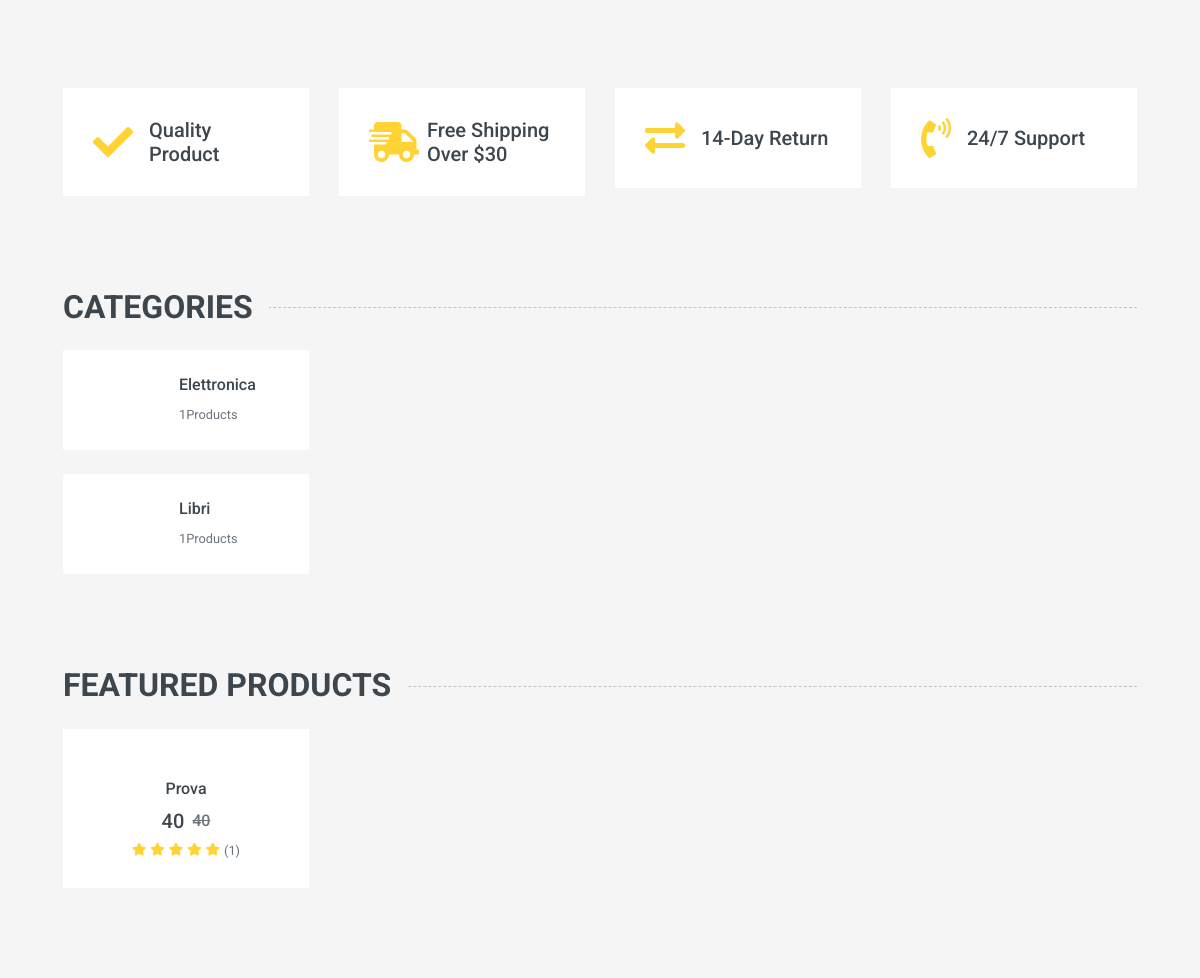
The page /ecom/index.php?cat=1 (middle part) on the database as committed earlier.
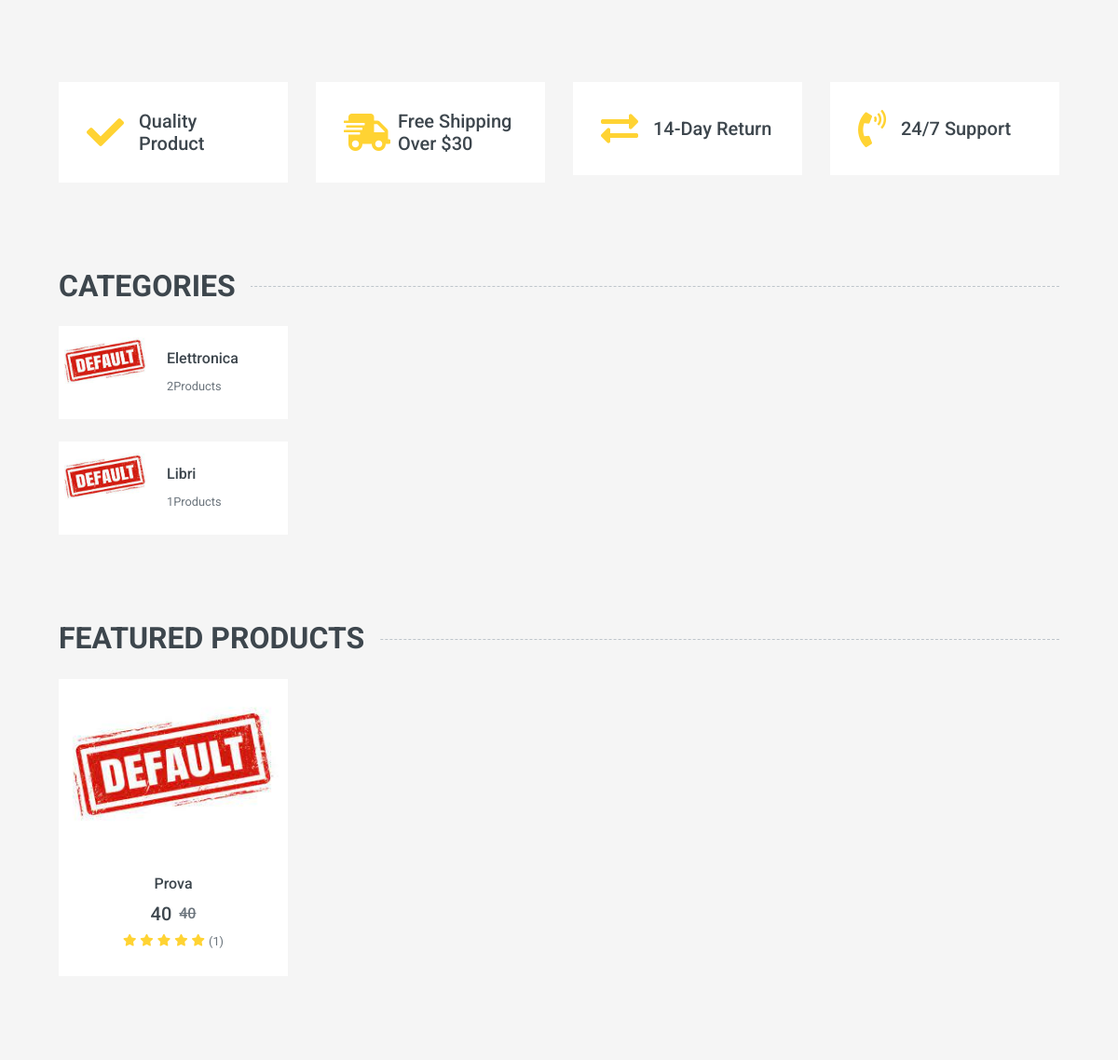
The same page on the database as committed later.
### tables this page shows
CREATE TABLE `categoria` (
  `id` int(11) NOT NULL,
  `tipo` varchar(16) NOT NULL,
  `img` varchar(64) DEFAULT 'default.png'
);

CREATE TABLE `prodotti` (
  `id` int(11) NOT NULL,
  `nome` varchar(16) NOT NULL,
  `des` text NOT NULL,
  `quant` int(11) NOT NULL,
  `prezzo` int(11) NOT NULL,
  `idCat` int(11) NOT NULL,
  `sconto` int(11) DEFAULT NULL,
  `img` varchar(64) NOT NULL DEFAULT 'default.png'
);

### ecom/DatabaseClassSingleton.php (called while the page is built, shortened)
<?php
class DatabaseClassSingleton
{
    private $_connection;
    private static $_instance;
    private  $dbhost = "localhost";
    private  $username = "root";
    private  $password = "";
    private  $dbname = "ecommerce";
    public static function getInstance()
    {
        if (!self::$_instance) {
            self::$_instance = new self();
        }
        return self::$_instance;
    }
    private function __construct()
    {
        try {
            $this->_connection = new mysqli($this->dbhost, $this->username,  $this->password, $this->dbname);
        } catch (Exception $e) {
            if (mysqli_connect_error()) {
                echo "Failed to conencto to MySQL: " . mysqli_connect_error() . E_USER_ERROR;
            }
        }
    }
    public function Select($query = "", $params = [])
    {
        try {
            $stmt = $this->executeStatement($query, $params);
            $result = $stmt->get_result()->fetch_all(MYSQLI_ASSOC);
            return $result;
        } catch (Exception $e) {
            throw new Exception($e->getMessage());
        }
        return false;
    }
    private function executeStatement($query = "", $params = [])
    {
        try {
            $stmt = $this->_connection->prepare($query);
            $stmt->execute();
            return $stmt;
        } catch (Exception $e) {
            throw new Exception($e->getMessage());
        }
    }
}

### ecom/home/getProd.php (the view, shortened to what this page needs)
<?php
$w = '1';
if(isset($_SESSION['cat']))
    $w = 'id=' . $_SESSION['cat'];
$result = DatabaseClassSingleton::getInstance()->Select("Select * from prodotti where " . $w);
    foreach ($result as $row) {
    include "review/countRev.php";
    $s = '
    <div class="col-lg-3 col-md-4 col-sm-6 pb-1">
                    <div class="product-item bg-light mb-4">
                        <div class="product-img position-relative overflow-hidden">
                            <img class="img-fluid w-100" src="img/'. $row["img"] .'" alt="">
                            <div class="product-action">
                                <a class="btn btn-outline-dark btn-square" href="carrello/addCarr.php?id=' . $row["id"] . '"><i class="fa fa-shopping-cart"></i></a>
                                <a class="btn btn-outline-dark btn-square" href="home/addPref.php?id=' . $row["id"] . '"><i class="far fa-heart"></i></a>
                            </div>
                        </div>
                        <div class="text-center py-4">';
    $s2 = '<div class="d-flex align-items-center justify-content-center mt-2">';
    $s3 = '</div>
    <div class="d-flex align-items-center justify-content-center mb-1">'. $str .'<small>('. $t . ')</small>
    </div>
</div>
</div>
</div>';
        echo $s;
        echo '<a class="h6 text-decoration-none text-truncate" href="detail.php?id=' . $row["id"] . '">' . $row["nome"] . "</a>";
        echo $s2;
        echo '<h5>'.$row["prezzo"] .'</h5><h6 class="text-muted ml-2"><del>' . $row["prezzo"].'</del></h6>';
        echo $s3;
    }
?>

### ecom/index.php (shortened to what this page needs)
<!DOCTYPE html>
<html lang="en">
<head>
    <link href="https://cdnjs.cloudflare.com/ajax/libs/font-awesome/5.10.0/css/all.min.css" rel="stylesheet">
    <link href="lib/animate/animate.min.css" rel="stylesheet">
    <link href="lib/owlcarousel/assets/owl.carousel.min.css" rel="stylesheet">
    <link href="css/style.css" rel="stylesheet">
</head>
<body>
    <?php
    include "navbar.php";
    ?>
    <div class="container-fluid mb-3">
        <div class="row px-xl-5">
            <div class="col-lg-8">
            </div>
            <div class="col-lg-4">
            </div>
        </div>
    </div>
    <div class="container-fluid pt-5">
        <div class="row px-xl-5 pb-3">
            <div class="col-lg-3 col-md-6 col-sm-12 pb-1">
                <div class="d-flex align-items-center bg-light mb-4" style="padding: 30px;">
                    <h1 class="fa fa-check text-primary m-0 mr-3"></h1>
                    <h5 class="font-weight-semi-bold m-0">Quality Product</h5>
                </div>
            </div>
            <div class="col-lg-3 col-md-6 col-sm-12 pb-1">
                <div class="d-flex align-items-center bg-light mb-4" style="padding: 30px;">
                    <h1 class="fa fa-shipping-fast text-primary m-0 mr-2"></h1>
                    <h5 class="font-weight-semi-bold m-0">Free Shipping Over $30</h5>
                </div>
            </div>
            <div class="col-lg-3 col-md-6 col-sm-12 pb-1">
                <div class="d-flex align-items-center bg-light mb-4" style="padding: 30px;">
                    <h1 class="fas fa-exchange-alt text-primary m-0 mr-3"></h1>
                    <h5 class="font-weight-semi-bold m-0">14-Day Return</h5>
                </div>
            </div>
            <div class="col-lg-3 col-md-6 col-sm-12 pb-1">
                <div class="d-flex align-items-center bg-light mb-4" style="padding: 30px;">
                    <h1 class="fa fa-phone-volume text-primary m-0 mr-3"></h1>
                    <h5 class="font-weight-semi-bold m-0">24/7 Support</h5>
                </div>
            </div>
        </div>
    </div>
    <div class="container-fluid pt-5">
        <h2 class="section-title position-relative text-uppercase mx-xl-5 mb-4"><span class="bg-secondary pr-3">Categories</span></h2>
        <div class="row px-xl-5 pb-3">
            <div class="col-lg-3 col-md-4 col-sm-6 pb-1">
                <?php include 'home/getCatNum.php' ?>
            </div>
        </div>
    </div>
    <div class="container-fluid pt-5 pb-3">
        <h2 class="section-title position-relative text-uppercase mx-xl-5 mb-4"><span class="bg-secondary pr-3">Featured Products</span></h2>
        <div class="row px-xl-5">
                <?php
                include "home/getProd.php";?>
        </div>
    </div>
    <div class="container-fluid pt-5 pb-3">
    </div>
</body>
</html>

### ecom/home/getCatNum.php
<?php
    $result = DatabaseClassSingleton::getInstance()->Select("Select count(*) as c ,tipo,categoria.id,categoria.img FROM `prodotti` join categoria on idCat = categoria.id GROUP BY idCat HAVING count(*) > 0;");
    foreach ($result as $row) {
        $s = '<a class="text-decoration-none" href="home/cCat.php?id='.$row["id"] .'">
        <div class="cat-item d-flex align-items-center mb-4">
            <div class="overflow-hidden" style="width: 100px; height: 100px;">
                <img class="img-fluid" src="img/'. $row["img"] .'" alt="">
            </div>';
        echo $s .  "<div class='flex-fill pl-3'>
        <h6>" . $row["tipo"] . "</h6>
        <small class='text-body'>". $row['c']. "Products</small></div></div></a>";
    }
?>

### ecom/review/countRev.php
<?php
$t = 0;
$st = 0;
if(isset($_SESSION["prod"])){
    $p = $_SESSION["prod"];
}else $p = $row["id"];
    $res = DatabaseClassSingleton::getInstance()->Select("Select * from comstar where idProdotto=". $p);
        foreach ($res as $r) {
          $t = $t+1;
          $st .= $r['stelle'];
    }
    if($t > 0)
        $st = $st/$t;
    $str = '';
    for ($i = 1; $i < 6; $i++) {
            if($i <= $st)
                $str .= '<small class="fa fa-star text-primary mr-1"></small>';
            else
                $str .= '<small class="far fa-star text-primary mr-1"></small>';
    }
?>

Rows that differ between the two databases and show on the page:
changed categoria "Elettronica": img: picture added; c "1" → "2"
changed categoria "Libri": img: picture added
changed prodotti "Prova": img: picture added
